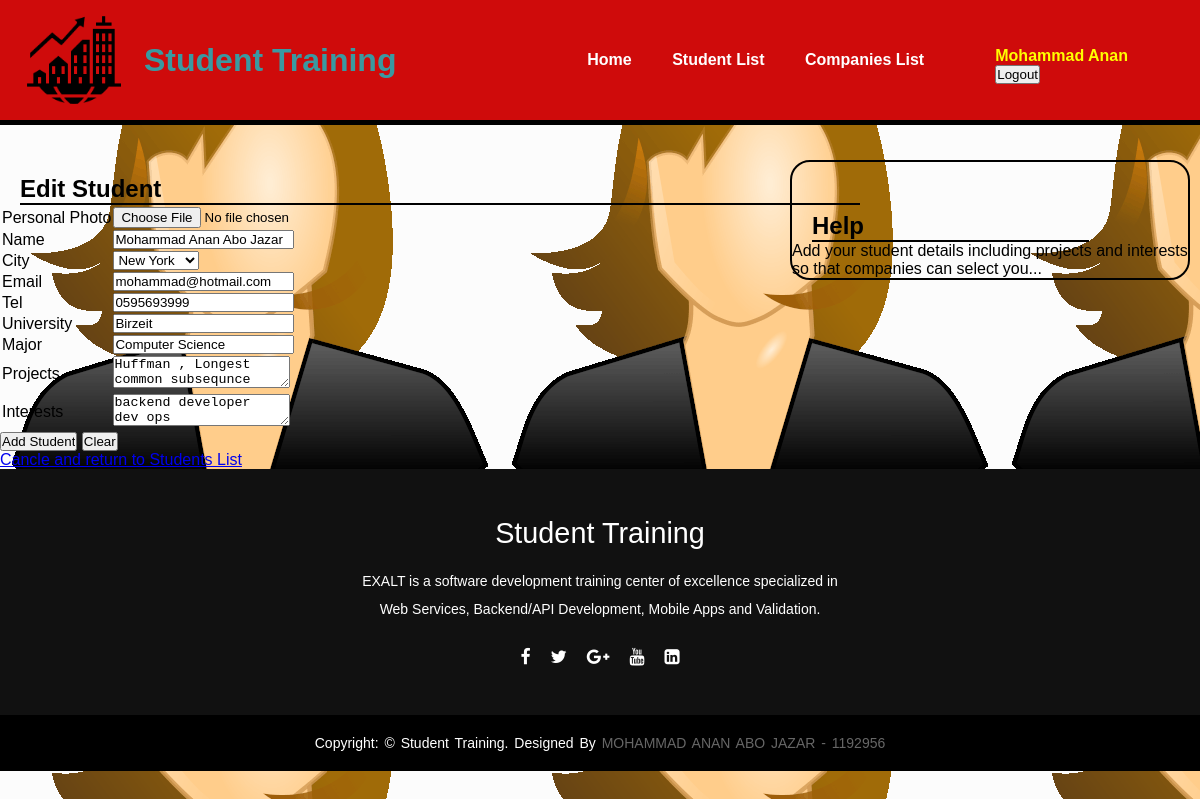
/add-student.php?is_edit=0&id=1 (signed in), run on the app's committed database.
### tables this page shows
CREATE TABLE `student` (
  `id` int(50) NOT NULL,
  `name` varchar(50) NOT NULL,
  `cityid` int(50) NOT NULL,
  `email` varchar(50) NOT NULL,
  `tel` varchar(50) NOT NULL,
  `university` varchar(50) NOT NULL,
  `major` varchar(50) NOT NULL,
  `projects` varchar(100) NOT NULL,
  `interests` varchar(200) NOT NULL,
  `photopath` varchar(100) NOT NULL,
  `userid` int(11) NOT NULL
);

### model.php (called while the page is built, shortened)
<?php
    class Model{
        public function getCity($cityid){
            $object_db = new DatabaseConnection;
            $conn = $object_db->connect();
            $query = "SELECT id , name , country FROM city WHERE id=".$cityid;
            $statement = $conn->prepare($query);
            $statement->execute();
            $count = $statement->rowCount();
            $city = "";
            if ($count == 1){
                while($row=$statement->fetch(PDO::FETCH_NUM)){
                    $city = $row[2];
                }
                return $city;
            }
            else{
                $city = "No City";
                return $city;
            }
        }
        public function getCitys(){
            $object_db = new DatabaseConnection;
            $conn = $object_db->connect();
            $query = "SELECT * FROM city ";
            $statement = $conn->prepare($query);
            $statement->execute();
            return $statement ;
        }
        public function getStudentRecord($id){
            $object_db = new DatabaseConnection;
            $conn = $object_db->connect();
            $query = "SELECT id , name , cityid , email , tel , university , major
            , projects , interests , photopath , userid FROM student WHERE userid ='".$id."'";
            $statement = $conn->prepare($query);
            $statement->execute();
            $data = array();
            if ($count = 1){
                while($row=$statement->fetch(PDO::FETCH_NUM)){
                    $data[] = $row;
                }
            }
            return $data ;
        }
    }
?>

### add-student.php (the view, shortened to what this page needs)
<?php include "parts/_header.php" ?>
<?php include_once 'model.php'; ?>
<main>
    <?php if ($_GET['is_edit'] == 1 ){ ?>
    <h2>Add Student</h2>
    <?php
        $userid = $_GET['id'];
        $model_obj = new Model;
        $statement = $model_obj->getStudentRecord($userid);
        $count = $statement->rowCount();
        if ($count > 0){
            while($row=$statement->fetch(PDO::FETCH_NUM)){
                $city = $model_obj->getCity($row[2]);
            }
        }
        ?>
    <form action="process.php" method="post">
        <table class="edit-table">
            <tbody>
                <tr>
                    <td>Personal Photo</td>
                    <td><input type="file" name="photo-student" alt="brwose for photo" accept="image/*" required/></td>
                </tr>
                <tr>
                    <td>Name</td>
                    <td><input class="text-field-major" type="text" name="name-student" alt="insert name" required/></td>
                </tr>
                <tr>
                    <td>City</td>
                    <td>
                        <select name="city">
                            <option>Select City</option>
                        <?php
                            $object_model = new Model;
                            $stm = $object_model->getCitys();
                            $count = $stm->rowCount();
                            if ($count > 0){
                                while($row=$stm->fetch(PDO::FETCH_NUM)){
                                    echo "<option>$row[2]</option>";
                                }
                        }?>
                        </select>
                    </td>
                </tr>
                <tr>
                    <td>Email</td>
                    <td><input class="text-field-major" type="email" name="email" alt="insert email" name="email-student" required/></td>
                </tr>
                <tr>
                    <td>Tel</td>
                    <td><input class="text-field-major" type="tel" name="tel" alt="insert phone number" name="tel-student" required/></td>
                </tr>
                <tr>
                    <td>University</td>
                    <td><input class="text-field-major" type="text" name="university-student" alt="insert university" required/></td>
                </tr>
                <tr>
                    <td>Major</td>
                    <td><input class="text-field-major" type="text" name="major-student" alt="insert major" required/></td>
                </tr>
                <tr>
                    <td>Projects</td>
                    <td><textarea name="projects-student" required></textarea></td>
                </tr>
                <tr>
                    <td>Interests</td>
                    <td><textarea name="interests-student" required></textarea></td>
                </tr>
            </tbody>
        </table>
        <div class="add-clear-div">
            <input type="submit" value="Add Student"/>
            <input type="reset" value="Clear"/>
        </div>
    </form>
    <?php } else if ($_GET['is_edit'] == 0){ ?>
    <h2>Edit Student</h2>
    <form action="process.php" method="post" name="editstudent" >
        <table class="edit-table">
            <?php
            $model_obj = new Model ;
            $data = $model_obj->getStudentRecord($_GET['id']);
            $city = $model_obj->getCity($data[0][2]);
            ?>
            <tbody>
                <tr>
                    <td>Personal Photo</td>
                    <td><input name ="student-photo" type="file" name="photo-student" alt="brwose for photo" accept="image/*" /></td>
                </tr>
                <tr>
                    <td>Name</td>
                    <td><input class="text-field-major" value="<?php echo $data[0][1]; ?>" type="text" name="name-student" alt="insert name" required/></td>
                </tr>
                <tr>
                    <td>City</td>
                    <td>
                        <select name="city">
                        <?php
                            $obj = new Model ;
                            $stm = $obj->getCitys();
                            $counts = $stm->rowCount();
                            if ($counts > 0){
                                while($row=$stm->fetch(PDO::FETCH_NUM)){
                                    if ($city == $row[2]){
                                        echo "<option value='$row[2]' selected>$row[2]</option>";
                                    }else{
                                        echo "<option value='$row[2]'>$row[2]</option>";
                                    }
                                }}?>
                        </select>
                    </td>
                </tr>
                <tr>
                    <td>Email</td>
                    <td><input class="text-field-major" value="<?php echo $data[0][3]; ;?>"type="email" name="email" alt="insert email" name="email-student" required/></td>
                </tr>
                <tr>
                    <td>Tel</td>
                    <td><input class="text-field-major" value="<?php echo $data[0][4]; ?>" type="tel" name="tel" alt="insert phone number" name="tel-student" required/></td>
                </tr>
                <tr>
                    <td>University</td>
                    <td><input class="text-field-major" value="<?php echo $data[0][5]; ?>" type="text" name="university-student" alt="insert university" required/></td>
                </tr>
                <tr>
                    <td>Major</td>
                    <td><input class="text-field-major" value="<?php echo $data[0][6]; ?>" type="text" name="major-student" alt="insert major" required/></td>
                </tr>
                <tr>
                    <td>Projects</td>
                    <td><textarea name="projects-student" required><?php echo $data[0][7];  ?></textarea></td>
                </tr>
                <tr>
                    <td>Interests</td>
                    <td><textarea name="interests-student" required><?php echo $data[0][8]; ?></textarea></td>
                </tr>
            </tbody>
        </table>
        <div class="add-clear-div">
            <input type="submit" value="Add Student" name="edit-student"/>
            <input type="reset" value="Clear"/>
        </div>
    </form>
    <?php }  ?>
    <a class="link-table" id="cancle-student-link" href="students.php">Cancle and return to Students List</a>
    <aside>
        <h2>Help</h2>
        <p>
            Add your student details including projects and interests so that companies can select you...
        </p>
    </aside>
</main>
<?php include "parts/_footer.php" ?>

### css/layout.css (style rules this page uses)
* { margin: 0; padding: 0; box-sizing: border-box; }
body { background-color: #fcfcfc; font-family: sans-serif; background-image: url("images/my-photo.png"); }
main h2 { margin-top: 50px; margin-left: 20px; border-bottom: 2px black solid; width: 70%; }
aside { border: black 2px solid; width: 400px; position: absolute; top: 10em; right: 0; margin-right: 10px; border-radius: 20px; }

### data on the page
student: name-student "Mohammad Anan Abo Jazar", email "mohammad@hotmail.com", tel "0595693999", university-student "Birzeit", major-student "Computer Science", projects-student "Huffman , Longest common subsequnce", interests-student "backend developer dev ops"

### other printed values
$displayname "Mohammad Anan"
form field city "New York"
